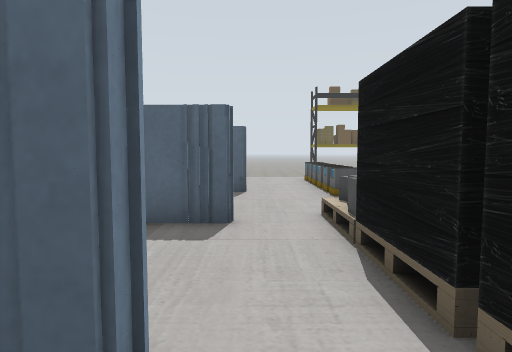
view 1 (above)

24 first-person views from a walk through a world built for the Gazebo simulator. The camera is 1.2 m above the floor, tilts 4° down and sees 75° across. The floor is counted in squares, 1 m on a side. Each view is taken from the middle of a square. On the plan, view 1 faces up. The plan holds only what a view shows up to about 13 squares ahead; the rest is blank. The place goes on beyond the plan. Some surface patterns are stand-ins.

view 2
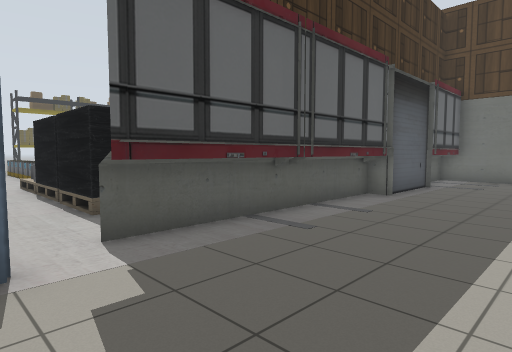

view 3
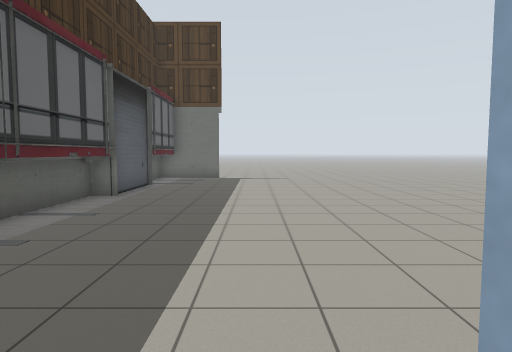

view 4
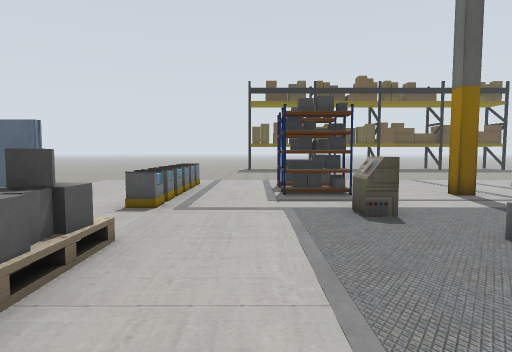

view 5
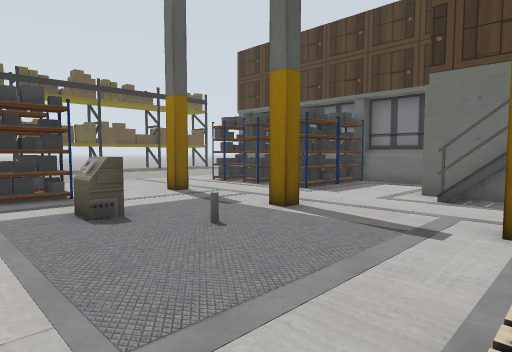

view 6
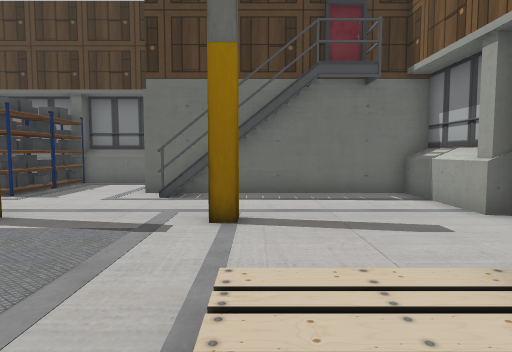

view 7
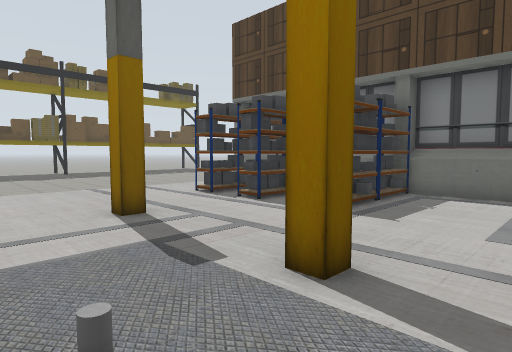

view 8
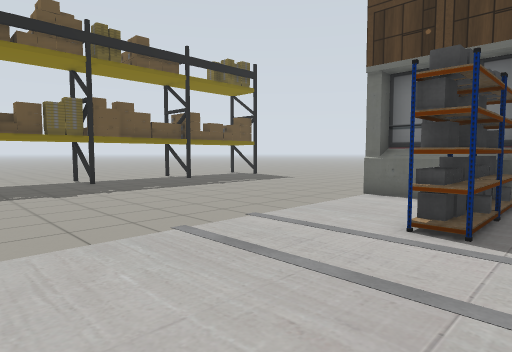

view 9
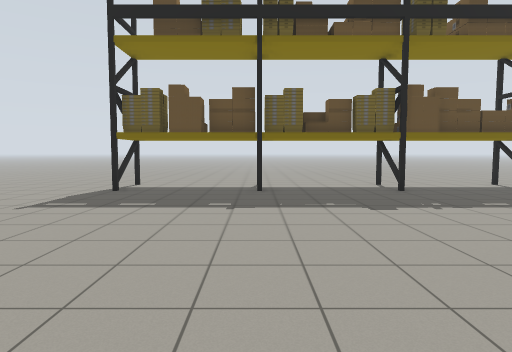

view 10
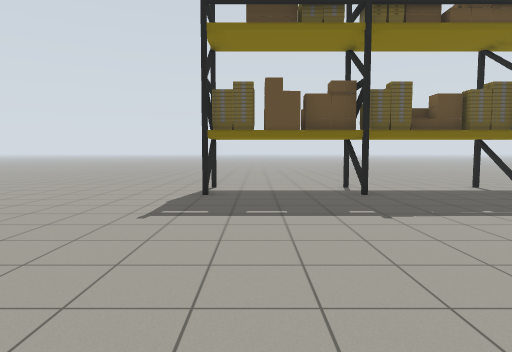

view 11
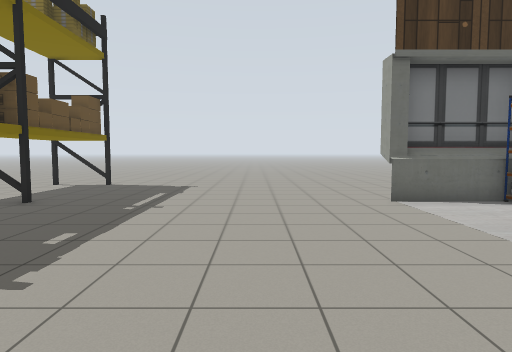

view 12
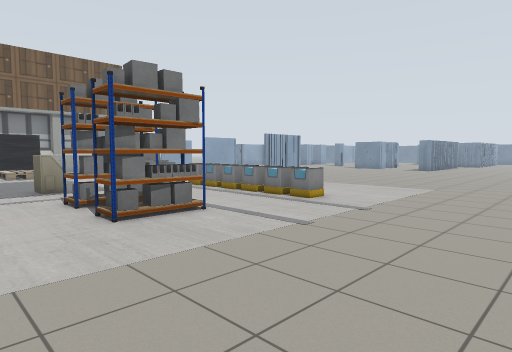

view 13
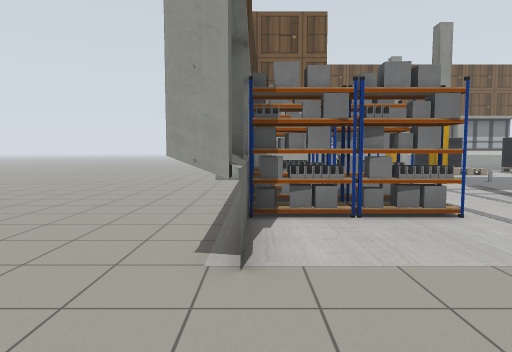

view 14
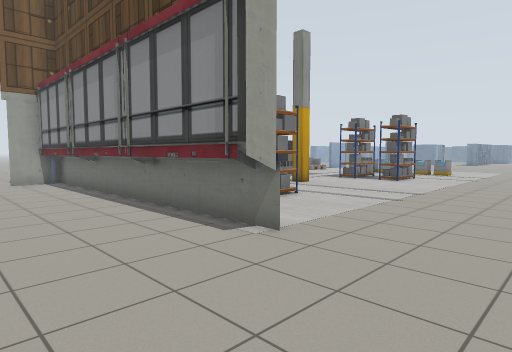

view 15
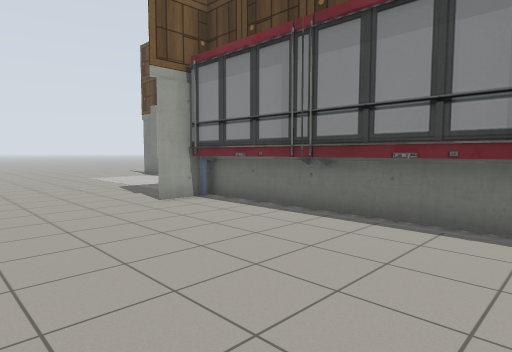

view 16
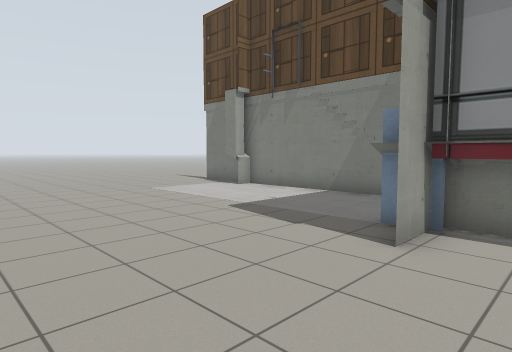

view 17
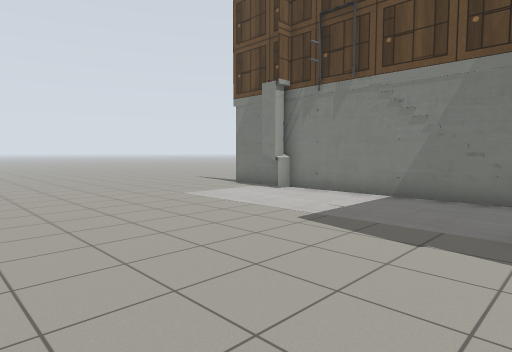

view 18
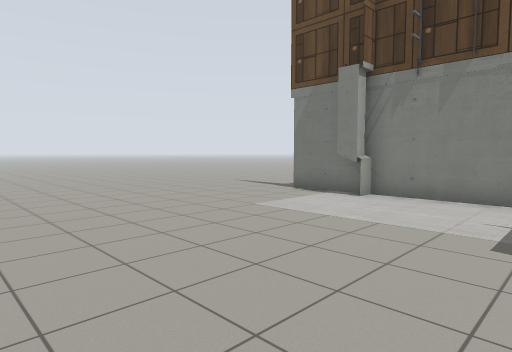

view 19
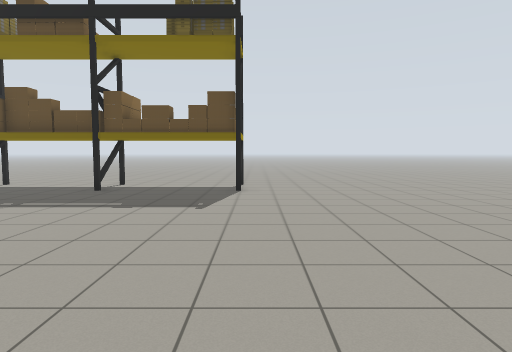

view 20
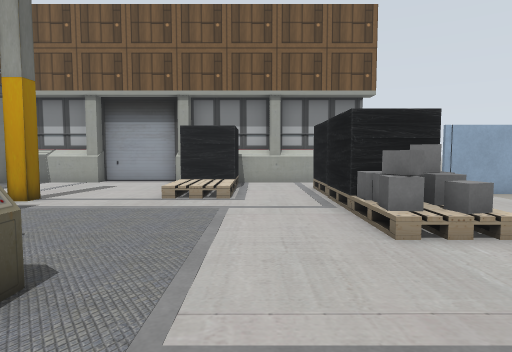

view 21
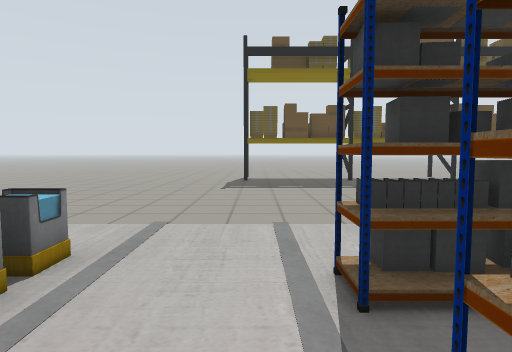

view 22
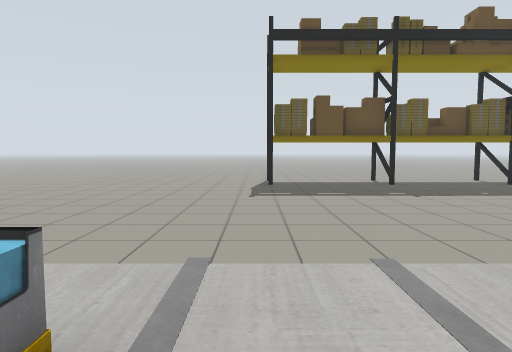

view 23
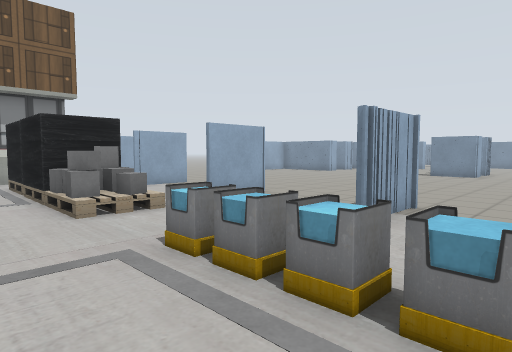

view 24
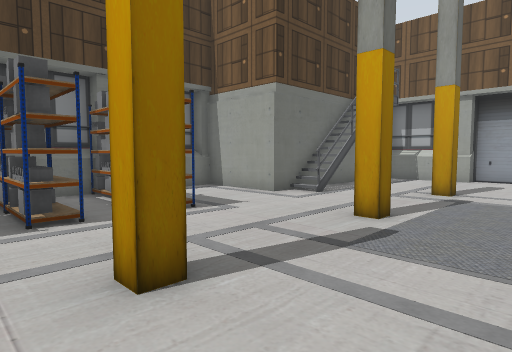

### Floor plan
Key: @ floor where view 1 was taken; # wall or solid block; . floor; = window, fence, low wall or low ledge; B bin; P grey pole; S shelf.
Columns run from 2 left of view 1 to 24 right of it. Each row starts with its distance up from view 1.
 29 ..................
 28 ...........................
 27 .......SSSSSSSSSSSSSSSSSS..
 26 .......SSSSSSSSSSSSSSSSSS..
 25 ...........................
 24 ...........................
 23 ...........................
 22 ...........................
 21 ...........................
 20 ...........................
 19  ..........................
 18 ...........................
 17 ...........................
 16 ....................##....
 15 ....B...............##....
 14 ....BB..##......######....
 13  ...BB..........######.....
 12 ....BB..##...#...#####.....
 11 ....BB...........#####.....
 10 ##..BB..............##.....
  9 ....BB...=.......#####.....
  8 . .......=..........##.....
  7 . ........PP.#......##.....
  6 ##..=#....PP........##....
  5 ....##...........#####.....
  4  ...##..........##.........
  3  ...=#.......#..##.........
  2 ....##..==......##.........
  1 ##..==..==.......#.........
  0   @.##..##.......#.........
 -1   .. ...##.......#.........
 -2   .. ...##.......#.........
 -3  #.###############........
 -4  ................#........
 -5  ................#........
 -6   ............. ..........
 -7  . ............  .........
 -8    ............   ........
 -9    ............    .......

Positions as (right, up) in squares from view 1, and headings:
1: (0, 0), facing up
2: (-1, -7), facing up-right
3: (-1, -7), facing right
4: (5, 2), facing up
5: (5, 2), facing up-right
6: (5, 2), facing right
7: (8, 5), facing up-right
8: (9, 12), facing up-right
9: (9, 15), facing up
10: (6, 16), facing up
11: (10, 20), facing right
12: (10, 20), facing down-left
13: (18, 20), facing down
14: (22, 20), facing down-left
15: (24, 13), facing down-left
16: (24, 7), facing down-left
17: (24, 5), facing down-left
18: (24, 2), facing down-left
19: (23, 15), facing up
20: (5, 11), facing down
21: (5, 11), facing up
22: (4, 13), facing up
23: (5, 13), facing down-left
24: (8, 13), facing down-right
